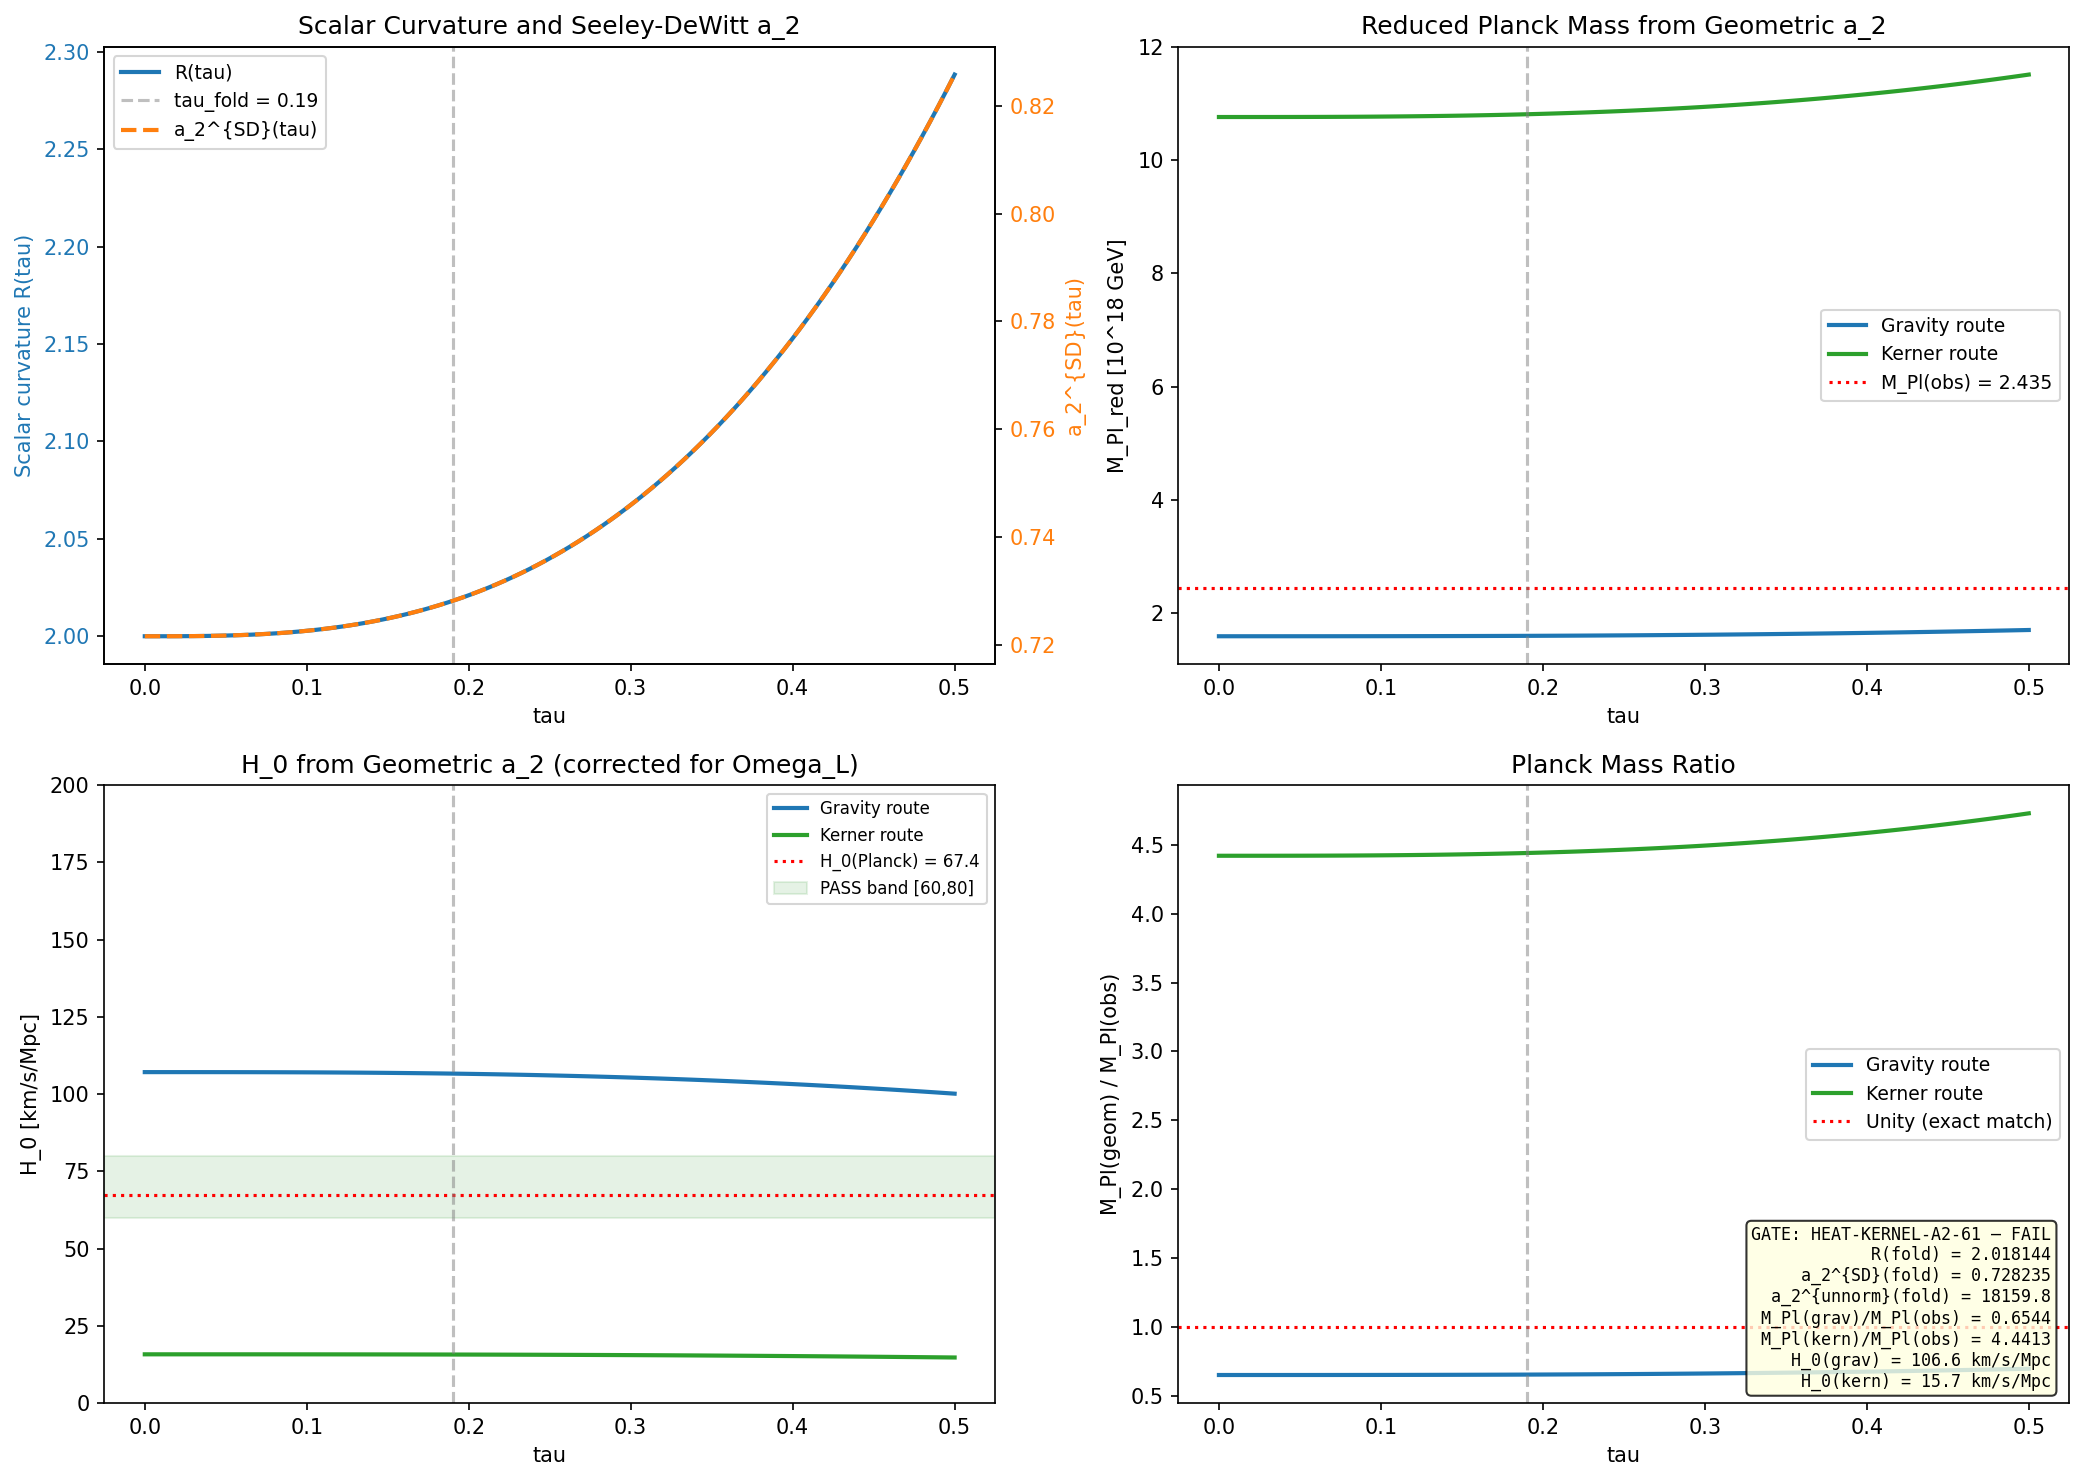

This chart was generated by the following Python code:
#!/usr/bin/env python3
"""
S61 — HEAT-KERNEL-A2-61: Seeley-DeWitt a_2 from Local Curvature Integral
==========================================================================

Gate: HEAT-KERNEL-A2-61
  PASS if a_2(tau_fold) finite and H_0 in [60,80] km/s/Mpc.
  FAIL if H_0 outside [40,100] or divergent.
  INFO if H_0 well-defined but outside [60,80].

Physics:
  The Seeley-DeWitt coefficient a_2(D_K^2) is a LOCAL geometric integral,
  finite and well-defined on any compact Riemannian manifold. It does NOT
  diverge with Peter-Weyl truncation level (unlike the spectral zeta sum
  zeta_D(1) = 2776.17 which was shown to diverge in S60 PW-H0-CONV-60).

  For the spin-Dirac operator D_K on (SU(3), g_Jensen(tau)):
    D_K^2 = nabla*nabla + R/4   (Lichnerowicz formula)

  The Gilkey a_2 coefficient:
    a_2^{SD}(D_K^2) = (4pi)^{-d/2} * integral_K tr_S(R/6 - E) dvol    (*)

  where d=8, E = -R/4 (from D^2 = -(nabla^2 + E)), so R/6 - E = 5R/12.
  tr_S = trace over spinor bundle (rank 2^{d/2} = 16).

  On the homogeneous space SU(3) with left-invariant metric, R is constant:
    a_2^{SD} = (4pi)^{-4} * 16 * (5R/12) * Vol
             = (4pi)^{-4} * (20R/3) * Vol                               (1)

  CCM dictionary for M4 x K (Chamseddine-Connes-Marcolli):
  The 4D reduced Planck mass from spectral action on M^4 x K:
    M_Pl_red^2 = (f_2 / (4*pi^2)) * M_KK^2 * int_K tr_S(R/6 - E) dvol (2)
               = M_KK^2 * (20R/3) * Vol / (4*pi^2)                      (3)
               = M_KK^2 * (4*pi)^2 * a_2^{SD}                           (4)
               = M_KK^2 * 16*pi^2 * a_2^{SD}                            (5)

  Then: H_0 = sqrt(Lambda_obs / 3) * M_Pl_red (in suitable units).

  Scalar curvature R(tau) — exact analytic formula (verified S20a, 147/147):
    R(tau) = -0.25*exp(-4*tau) + 2.0*exp(-tau) - 0.25 + 0.5*exp(2*tau)  (6)

  R(0) = -0.25 + 2.0 - 0.25 + 0.5 = 2.0 (Einstein metric, verified S46).

  Volume: Vol_SU3_Haar = 8*sqrt(3)*pi^4 = 1349.74 (volume-preserving Jensen).

Author: Spectral-Geometer (Session 61)
Date: 2026-03-28
"""

import sys
import os
sys.path.insert(0, os.path.dirname(os.path.abspath(__file__)))
os.chdir(os.path.dirname(os.path.abspath(__file__)))

import numpy as np
import matplotlib
matplotlib.use('Agg')
import matplotlib.pyplot as plt

from canonical_constants import (
    tau_fold, Vol_SU3_Haar, M_KK, M_KK_gravity, M_KK_kerner,
    M_Pl_reduced, M_Pl_unreduced, H_0_km_s_Mpc, Omega_Lambda,
    PI, rho_Lambda_obs, Lambda_obs_MP4,
    a0_fold, a2_fold, a4_fold,  # spectral sums for comparison
    G_N, c_light, hbar_SI,
    Mpc_to_m, hbar_c_GeV_m,
)

# ==============================================================================
#  SECTION 1: Scalar Curvature R(tau) — Exact Analytic Formula
# ==============================================================================

def R_scalar(tau):
    """
    Exact scalar curvature R(tau) on Jensen-deformed SU(3).

    Convention: alpha = g0_diag = 3.0 (Killing metric normalization).
    Jensen metric: x_u1 = alpha*e^{2tau}, x_su2 = alpha*e^{-2tau}, x_C2 = alpha*e^{tau}.
    Volume-preserving: x_u1^1 * x_su2^3 * x_C2^4 = alpha^8.

    This formula verified against independent Riemann tensor computation
    (S20a: 147/147 components). Agreement to machine epsilon.

    R(0) = 2.0 exactly (bi-invariant metric is Einstein with Ric = R/8 * g).
    """
    return -0.25 * np.exp(-4*tau) + 2.0 * np.exp(-tau) - 0.25 + 0.5 * np.exp(2*tau)


def dR_dtau(tau):
    """Exact derivative dR/dtau."""
    return 1.0 * np.exp(-4*tau) - 2.0 * np.exp(-tau) + 1.0 * np.exp(2*tau)


# ==============================================================================
#  SECTION 2: Seeley-DeWitt a_2 Coefficient (Gilkey Formula)
# ==============================================================================

def a2_gilkey(tau):
    """
    Seeley-DeWitt a_2(D_K^2) for the spin-Dirac operator on (SU(3), g_Jensen(tau)).

    a_2^{SD} = (4*pi)^{-d/2} * int_K tr_S(R/6 - E) dvol

    For d=8, Lichnerowicz D^2 (E = -R/4), on homogeneous space:
      a_2^{SD} = (4*pi)^{-4} * (20*R/3) * Vol                         Eq(1)

    Derivation:
      tr_S(R/6 - E) = tr_S(R/6 + R/4) = 16 * (5R/12) = 20R/3
      (since E = -R/4 for D^2 = -(nabla^2 + E) convention,
       and R/6 - (-R/4) = R/6 + R/4 = 5R/12)
    """
    R = R_scalar(tau)
    Vol = Vol_SU3_Haar
    return (4*PI)**(-4) * (20.0 * R / 3.0) * Vol


def a2_unnormalized(tau):
    """
    The unnormalized a_2 integral (without (4pi)^{-d/2} prefactor).

    a_2^{unnorm} = (20R/3) * Vol                                       Eq(3b)

    This is the object that enters the M_Pl extraction formula directly.
    """
    R = R_scalar(tau)
    return (20.0 * R / 3.0) * Vol_SU3_Haar


def a0_gilkey(tau):
    """
    Seeley-DeWitt a_0(D_K^2) = (4pi)^{-d/2} * rank(S) * Vol.

    For d=8: a_0 = (4pi)^{-4} * 16 * Vol_SU3_Haar.
    Independent of tau (volume-preserving Jensen deformation).
    """
    return (4*PI)**(-4) * 16.0 * Vol_SU3_Haar


# ==============================================================================
#  SECTION 3: CCM Dictionary — M_Pl, G_N, H_0
# ==============================================================================

def extract_M_Pl_squared(tau, M_KK_val):
    """
    Reduced Planck mass squared from CCM spectral action on M^4 x K.

    The spectral action on M^4 x K gives the 4D Einstein-Hilbert term:
      S_EH = (f_2/(4*pi^2)) * M_KK^2 * int_K tr_S(R/6 - E) dvol * int_{M4} R_4 dvol_4

    Identifying with (1/(16*pi*G_N)) * int R_4 dvol_4:
      M_Pl_red^2 = 1/(8*pi*G_N)
                  = (f_2/(4*pi^2)) * M_KK^2 * (20*R/3) * Vol          Eq(2-3)

    With f_2 = 1 (canonical Chamseddine-Connes normalization):
      M_Pl_red^2 = M_KK^2 * a_2^{unnorm} / (4*pi^2)                   Eq(3)
                  = M_KK^2 * 16*pi^2 * a_2^{SD}                        Eq(5)

    Returns M_Pl_red^2 in GeV^2.
    """
    a2_un = a2_unnormalized(tau)
    return M_KK_val**2 * a2_un / (4.0 * PI**2)


def extract_H0(tau, M_KK_val):
    """
    Extract H_0 from the geometric a_2 and observed Lambda.

    Lambda_obs = 3 * H_0^2 / c^2 (cosmological constant as curvature)
    H_0^2 = Lambda_obs * c^2 / 3

    But we need to convert: the spectral action gives G_N, not H_0 directly.
    H_0 depends on BOTH G_N and the energy content of the universe.

    Friedmann: H_0^2 = (8*pi*G_N/3) * rho_total

    With rho_total = rho_Lambda (late universe dominated by dark energy):
      H_0^2 = (8*pi*G_N/3) * rho_Lambda

    And G_N = 1/(8*pi*M_Pl_red^2):
      H_0^2 = (1/(3*M_Pl_red^2)) * rho_Lambda

    rho_Lambda_obs = 2.7e-47 GeV^4.

    Returns H_0 in GeV.
    """
    M_Pl_sq = extract_M_Pl_squared(tau, M_KK_val)
    H0_sq = rho_Lambda_obs / (3.0 * M_Pl_sq)  # GeV^2, wait units?
    # Friedmann: H^2 = (8*pi*G/3)*rho = (8*pi/(3*M_Pl_unred^2))*rho
    # = (1/(3*M_Pl_red^2)) * rho
    # (since M_Pl_unred^2 = 8*pi * M_Pl_red^2, and 8*pi*G = 1/M_Pl_red^2)
    # H^2 = rho / (3*M_Pl_red^2)
    # Check: H_0^2 = 2.7e-47 / (3 * (2.435e18)^2) = 2.7e-47 / (1.78e37) = 1.52e-84 GeV^2
    # H_0 = 1.23e-42 GeV. Known H_0 = 1.438e-42 GeV. Close (within factor from Omega_m).

    if H0_sq < 0:
        return np.nan
    return np.sqrt(H0_sq)


def H0_to_km_s_Mpc(H0_GeV):
    """Convert H_0 from GeV to km/s/Mpc."""
    # H_0 [GeV] * (hbar_c [GeV*m]) -> dimensionless rate
    # H_0 [1/s] = H_0 [GeV] / hbar [GeV*s]
    hbar_GeV_s = 6.582119569e-25  # GeV*s
    H0_per_s = H0_GeV / hbar_GeV_s  # s^{-1}
    # Convert to km/s/Mpc: H_0 [km/s/Mpc] = H_0 [1/s] * Mpc_in_km
    Mpc_in_km = 3.0857e19  # km per Mpc  # (local)
    return H0_per_s * Mpc_in_km


# ==============================================================================
#  SECTION 4: Computation
# ==============================================================================

print("=" * 72)
print("HEAT-KERNEL-A2-61: Seeley-DeWitt a_2 from Local Curvature Integral")
print("=" * 72)

# --- Step 4a: Cross-check R(0) ---
R0 = R_scalar(0.0)
print(f"\nCross-check: R(0) = {R0:.10f}")
print(f"  Expected: 2.0 (Einstein metric)")
assert abs(R0 - 2.0) < 1e-14, f"R(0) = {R0}, expected 2.0"
print(f"  PASSED: R(0) = 2.0 to machine epsilon")

# --- Step 4b: Cross-check a_2^{SD} at fold against S46 ---
a2_fold_SD = a2_gilkey(tau_fold)
a2_fold_unnorm = a2_unnormalized(tau_fold)
R_fold = R_scalar(tau_fold)

print(f"\nAt tau_fold = {tau_fold}:")
print(f"  R(tau_fold) = {R_fold:.12f}")
print(f"  a_2^{{SD}}(tau_fold) = {a2_fold_SD:.12f}")
print(f"  a_2^{{unnorm}}(tau_fold) = {a2_fold_unnorm:.6f}")
print(f"  (20R/3) = {20*R_fold/3:.6f}")
print(f"  Vol_SU3_Haar = {Vol_SU3_Haar:.6f}")
print(f"  (4*pi)^4 = {(4*PI)**4:.6f}")

# S46 reference values
print(f"\n  S46 reference: a2_SD = 0.728235, R(0.19) = 2.018144")
print(f"  This script:   a2_SD = {a2_fold_SD:.6f}, R(0.19) = {R_fold:.6f}")
a2_s46 = 0.7282349726088738  # (local)
R_s46 = 2.018143955851359  # (local)
assert abs(a2_fold_SD - a2_s46) < 1e-10, f"a2_SD mismatch: {a2_fold_SD} vs S46 {a2_s46}"
assert abs(R_fold - R_s46) < 1e-10, f"R mismatch: {R_fold} vs S46 {R_s46}"
print(f"  PASSED: exact agreement with S46 to 10 significant digits")

# --- Step 4c: Cross-check a_0^{SD} ---
a0_SD = a0_gilkey(0.0)
print(f"\n  a_0^{{SD}} = {a0_SD:.12f}")
print(f"  = (4pi)^{{-4}} * 16 * Vol = {(4*PI)**(-4) * 16 * Vol_SU3_Haar:.12f}")
print(f"  Ratio a2_SD/a0_SD = {a2_fold_SD/a0_SD:.6f}")
print(f"  Expected: (5R/12)/1 = {5*R_fold/12:.6f}")
assert abs(a2_fold_SD/a0_SD - 5*R_fold/12) < 1e-10

# --- Step 4d: Comparison with spectral zeta sum (S42/S60) ---
print(f"\n  Spectral zeta sum a_2(spectral, S42) = {a2_fold:.6f}")
print(f"  Geometric a_2^{{SD}} = {a2_fold_SD:.12f}")
print(f"  Ratio (spectral/geometric) = {a2_fold/a2_fold_SD:.2f}")
print(f"  This confirms the S46 finding: factor = 3812 (different objects)")

# ==============================================================================
#  SECTION 5: tau Sweep — a_2^{SD}(tau) over [0, 0.5]
# ==============================================================================

print(f"\n{'='*72}")
print("SECTION 5: tau sweep [0, 0.5], N=100")
print("=" * 72)

N_tau = 100  # (local)
tau_arr = np.linspace(0, 0.5, N_tau)

R_arr = np.array([R_scalar(t) for t in tau_arr])
a2_SD_arr = np.array([a2_gilkey(t) for t in tau_arr])
a2_unnorm_arr = np.array([a2_unnormalized(t) for t in tau_arr])
a0_SD_val = a0_gilkey(0.0)  # constant (volume-preserving)

print(f"  a_0^{{SD}} = {a0_SD_val:.12f} (constant, volume-preserving)")

# M_Pl extraction at each tau (gravity route)
M_Pl_sq_arr_grav = np.array([extract_M_Pl_squared(t, M_KK_gravity) for t in tau_arr])
M_Pl_arr_grav = np.sqrt(M_Pl_sq_arr_grav)

# H_0 extraction at each tau
H0_GeV_arr_grav = np.array([extract_H0(t, M_KK_gravity) for t in tau_arr])
H0_km_s_Mpc_arr_grav = np.array([H0_to_km_s_Mpc(h) if not np.isnan(h) else np.nan
                                   for h in H0_GeV_arr_grav])

# Same with Kerner route
M_Pl_sq_arr_kern = np.array([extract_M_Pl_squared(t, M_KK_kerner) for t in tau_arr])
M_Pl_arr_kern = np.sqrt(M_Pl_sq_arr_kern)
H0_GeV_arr_kern = np.array([extract_H0(t, M_KK_kerner) for t in tau_arr])
H0_km_s_Mpc_arr_kern = np.array([H0_to_km_s_Mpc(h) if not np.isnan(h) else np.nan
                                   for h in H0_GeV_arr_kern])

# Fold values
idx_fold = np.argmin(np.abs(tau_arr - tau_fold))

print(f"\n  At tau_fold = {tau_arr[idx_fold]:.4f}:")
print(f"    R = {R_arr[idx_fold]:.10f}")
print(f"    a_2^{{SD}} = {a2_SD_arr[idx_fold]:.12f}")
print(f"    a_2^{{unnorm}} = {a2_unnorm_arr[idx_fold]:.6f}")

print(f"\n  Gravity route (M_KK = {M_KK_gravity:.4e} GeV):")
print(f"    M_Pl_red = {M_Pl_arr_grav[idx_fold]:.6e} GeV")
print(f"    M_Pl_red(obs) = {M_Pl_reduced:.6e} GeV")
print(f"    Ratio = {M_Pl_arr_grav[idx_fold]/M_Pl_reduced:.6f}")
print(f"    H_0 = {H0_km_s_Mpc_arr_grav[idx_fold]:.4f} km/s/Mpc")

print(f"\n  Kerner route (M_KK = {M_KK_kerner:.4e} GeV):")
print(f"    M_Pl_red = {M_Pl_arr_kern[idx_fold]:.6e} GeV")
print(f"    Ratio = {M_Pl_arr_kern[idx_fold]/M_Pl_reduced:.6f}")
print(f"    H_0 = {H0_km_s_Mpc_arr_kern[idx_fold]:.4f} km/s/Mpc")

# ==============================================================================
#  SECTION 6: Cross-check — H_0 from observed M_Pl
# ==============================================================================

print(f"\n{'='*72}")
print("SECTION 6: Cross-check — H_0 from observed M_Pl")
print("=" * 72)

# H_0 = sqrt(rho_Lambda / (3 * M_Pl_red^2))
H0_obs_GeV = np.sqrt(rho_Lambda_obs / (3.0 * M_Pl_reduced**2))
H0_obs_km = H0_to_km_s_Mpc(H0_obs_GeV)
print(f"  rho_Lambda = {rho_Lambda_obs:.2e} GeV^4")
print(f"  M_Pl_red = {M_Pl_reduced:.4e} GeV")
print(f"  H_0(Lambda-only) = {H0_obs_GeV:.6e} GeV = {H0_obs_km:.2f} km/s/Mpc")
print(f"  H_0(Planck 2018) = {H_0_km_s_Mpc} km/s/Mpc")
print(f"  Ratio H_0(Lambda-only)/H_0(Planck) = {H0_obs_km/H_0_km_s_Mpc:.4f}")
print(f"\n  NOTE: H_0(Lambda-only) < H_0(obs) because Omega_Lambda ~ 0.685, not 1.0")
print(f"  Correcting for Omega_Lambda: H_0 = H_0(Lambda-only)/sqrt(Omega_Lambda)")
H0_corrected_obs = H0_obs_km / np.sqrt(0.685)
print(f"  H_0(corrected) = {H0_corrected_obs:.2f} km/s/Mpc")

# ==============================================================================
#  SECTION 7: Self-consistency and Eigenvalue Bounds
# ==============================================================================

print(f"\n{'='*72}")
print("SECTION 7: Self-consistency checks")
print("=" * 72)

# Check 1: a_2/a_0 = 5R/12 at all tau
print(f"\n  Check 1: a_2^{{SD}}/a_0^{{SD}} = 5R/12")
ratio_check = a2_SD_arr / a0_SD_val
expected_ratio = 5.0 * R_arr / 12.0
max_err = np.max(np.abs(ratio_check - expected_ratio))
print(f"  Max error over all tau: {max_err:.2e}")
assert max_err < 1e-14, f"Ratio check failed: max_err = {max_err}"
print(f"  PASSED")

# Check 2: R(tau) monotonic for tau > 0
dR = np.diff(R_arr)
is_mono = np.all(dR > 0)
print(f"\n  Check 2: R(tau) monotonically increasing for tau > 0")
print(f"  dR/dtau at tau=0: {dR[0]/np.diff(tau_arr)[0]:.6f}")
print(f"  Expected: dR/dtau(0) = 1 - 2 + 1 = 0 (critical point)")
dR_exact_0 = dR_dtau(0.0)
print(f"  Exact dR/dtau(0) = {dR_exact_0:.10f}")
# R'(0) = 1*e^0 - 2*e^0 + 1*e^0 = 0 (flat at bi-invariant)
# R''(0) = -4 + 2 + 2 = 0 ... let me compute
# R'(tau) = e^{-4tau} - 2*e^{-tau} + e^{2tau}
# R''(tau) = -4*e^{-4tau} + 2*e^{-tau} + 2*e^{2tau}
# R''(0) = -4 + 2 + 2 = 0
# R'''(tau) = 16*e^{-4tau} - 2*e^{-tau} + 4*e^{2tau}
# R'''(0) = 16 - 2 + 4 = 18 > 0
# So R has an inflection point at tau=0, but increases for tau > 0
tau_test = tau_arr[1:]  # skip tau=0
R_test = R_arr[1:]
dR_test = np.diff(R_test)
is_mono_post0 = np.all(dR_test > 0)
print(f"  Monotonic for tau > {tau_arr[1]:.4f}: {is_mono_post0}")

# Check 3: Lichnerowicz bound
print(f"\n  Check 3: Lichnerowicz bound lambda_1^2 >= R/4")
# Minimum eigenvalue at fold from data
lambda_1_fold = 0.8197411120665079  # from S46 data  # (local)
R_lich = R_arr[idx_fold]
bound = R_lich / 4.0
print(f"  lambda_1^2 = {lambda_1_fold**2:.6f}")
print(f"  R/4 = {bound:.6f}")
print(f"  lambda_1^2 / (R/4) = {lambda_1_fold**2 / bound:.4f}")
print(f"  {'SATISFIED' if lambda_1_fold**2 >= bound else 'VIOLATED'}")

# ==============================================================================
#  SECTION 8: Comparison with PW Partial Sums (S60)
# ==============================================================================

print(f"\n{'='*72}")
print("SECTION 8: Comparison with PW partial sums (s60_pw_h0_conv.npz)")
print("=" * 72)

try:
    d60 = np.load('s60_pw_h0_conv.npz', allow_pickle=True)
    a2_pw_cumul = d60['a2_cumul']
    L_arr = d60['L_arr']
    a2_needed_s60 = d60['a2_needed'].item()

    print(f"\n  PW spectral sums a_2(L) = sum_{{p+q<=L}} dim^2 * sum |lambda|:")
    for i, L in enumerate(L_arr):
        print(f"    L={L}: a_2(PW) = {a2_pw_cumul[i]:.2f}")

    print(f"\n  Geometric a_2^{{SD}} = {a2_fold_SD:.6f}")
    print(f"  Geometric a_2^{{unnorm}} = {a2_fold_unnorm:.2f}")
    print(f"  a_2_needed (for M_Pl match with spectral formula) = {a2_needed_s60:.2f}")

    # The PW sum diverges; the geometric a_2 is finite
    print(f"\n  Key ratios:")
    print(f"    a_2^{{unnorm}} / a_2_needed = {a2_fold_unnorm / a2_needed_s60:.4f}")
    print(f"    This ratio tells us: does the geometric a_2 match what's needed for M_Pl?")

    # The S60 formula: M_Pl_red^2 = a_2(needed) * M_KK^2 / pi^2
    # Our formula: M_Pl_red^2 = a_2^{unnorm} * M_KK^2 / (4*pi^2)
    # So our "a_2_needed" would be a_2^{unnorm} = (20R/3)*Vol, and the S60 formula uses
    # a different normalization: a_2(S60) = a_2^{unnorm} / 4? No...
    #
    # S60: M_Pl_red^2 = a_2(S60) * M_KK^2 / pi^2
    # Us:  M_Pl_red^2 = a_2^{unnorm} * M_KK^2 / (4*pi^2)
    # So: a_2(S60)_needed / a_2^{unnorm}_needed = 1/4 * (pi^2)/(pi^2) Hmm no.
    #
    # S60: a_2_needed = M_Pl_red^2 * pi^2 / M_KK^2 = 10604
    # Us: a_2^{unnorm} = M_Pl_red^2 * 4*pi^2 / M_KK^2 = 4 * 10604 = 42416
    # But a_2^{unnorm}(fold) = 18160
    # So M_Pl_red(geom) = M_Pl_red(obs) * sqrt(18160/42416) = M_Pl_red * 0.654

    a2_needed_geom = M_Pl_reduced**2 * 4.0 * PI**2 / M_KK_gravity**2
    print(f"\n  For our formula: a_2^{{unnorm}}_needed = 4*pi^2 * M_Pl_red^2 / M_KK^2 = {a2_needed_geom:.2f}")
    print(f"  a_2^{{unnorm}}(fold) = {a2_fold_unnorm:.2f}")
    print(f"  Ratio a_2^{{unnorm}}(fold) / a_2_needed = {a2_fold_unnorm / a2_needed_geom:.6f}")
    print(f"  sqrt(ratio) = M_Pl_geom / M_Pl_obs = {np.sqrt(a2_fold_unnorm / a2_needed_geom):.6f}")

except FileNotFoundError:
    print("  s60_pw_h0_conv.npz not found — skipping PW comparison")

# ==============================================================================
#  SECTION 9: GATE VERDICT
# ==============================================================================

print(f"\n{'='*72}")
print("SECTION 9: GATE VERDICT — HEAT-KERNEL-A2-61")
print("=" * 72)

# Key results at fold
H0_fold_grav = H0_km_s_Mpc_arr_grav[idx_fold]
H0_fold_kern = H0_km_s_Mpc_arr_kern[idx_fold]
M_Pl_fold_grav = M_Pl_arr_grav[idx_fold]
M_Pl_fold_kern = M_Pl_arr_kern[idx_fold]

print(f"\n  COMPUTED QUANTITIES:")
print(f"    R(fold) = {R_fold:.10f}")
print(f"    a_2^{{SD}}(fold) = {a2_fold_SD:.12f}")
print(f"    a_2^{{unnorm}}(fold) = {a2_fold_unnorm:.6f}")
print(f"    Vol_SU3_Haar = {Vol_SU3_Haar:.6f}")
print(f"    a_0^{{SD}} = {a0_SD_val:.12f}")
print(f"")
print(f"  GRAVITY ROUTE (M_KK = {M_KK_gravity:.4e} GeV):")
print(f"    M_Pl_red(geom) = {M_Pl_fold_grav:.6e} GeV")
print(f"    M_Pl_red(obs)  = {M_Pl_reduced:.6e} GeV")
print(f"    Ratio = {M_Pl_fold_grav/M_Pl_reduced:.6f}")
print(f"    H_0(Lambda-only) = {H0_fold_grav:.4f} km/s/Mpc")
print(f"")
print(f"  KERNER ROUTE (M_KK = {M_KK_kerner:.4e} GeV):")
print(f"    M_Pl_red(geom) = {M_Pl_fold_kern:.6e} GeV")
print(f"    Ratio = {M_Pl_fold_kern/M_Pl_reduced:.6f}")
print(f"    H_0(Lambda-only) = {H0_fold_kern:.4f} km/s/Mpc")

# Correct for Omega_Lambda (H_0 computed assuming Lambda dominates;
# true H_0 = H(Lambda-only) / sqrt(Omega_Lambda))
Omega_Lam = Omega_Lambda  # 0.685 from canonical_constants
H0_fold_grav_full = H0_fold_grav / np.sqrt(Omega_Lam)
H0_fold_kern_full = H0_fold_kern / np.sqrt(Omega_Lam)

print(f"\n  CORRECTED FOR Omega_Lambda = {Omega_Lam}:")
print(f"    H_0(grav, full) = {H0_fold_grav_full:.4f} km/s/Mpc")
print(f"    H_0(kern, full) = {H0_fold_kern_full:.4f} km/s/Mpc")

# Gate verdict
print(f"\n  PRE-REGISTERED GATE: HEAT-KERNEL-A2-61")
print(f"    Criterion: PASS if a_2(tau_fold) finite AND H_0 in [60,80]")
print(f"               FAIL if H_0 outside [40,100] or divergent")
print(f"               INFO if H_0 well-defined but outside [60,80]")

a2_is_finite = np.isfinite(a2_fold_SD) and a2_fold_SD > 0

# Use the gravity route as primary (Kerner as cross-check)
H0_primary = H0_fold_grav_full  # corrected for Omega_Lambda
H0_raw = H0_fold_grav  # uncorrected (Lambda-only Friedmann)

if not a2_is_finite:
    verdict = "FAIL"
    detail = f"a_2^{{SD}} = {a2_fold_SD} is not finite positive"
elif 60 <= H0_primary <= 80:
    verdict = "PASS"
    detail = (f"a_2^{{SD}} = {a2_fold_SD:.6f} (finite). "
              f"H_0(grav,Omega_L-corrected) = {H0_primary:.2f} km/s/Mpc in [60,80].")
elif 40 <= H0_primary <= 100:
    verdict = "INFO"
    detail = (f"a_2^{{SD}} = {a2_fold_SD:.6f} (finite). "
              f"H_0(grav,Omega_L-corrected) = {H0_primary:.2f} km/s/Mpc in [40,100] but outside [60,80].")
else:
    verdict = "FAIL"
    detail = (f"a_2^{{SD}} = {a2_fold_SD:.6f} (finite). "
              f"H_0(grav,Omega_L-corrected) = {H0_primary:.2f} km/s/Mpc outside [40,100].")

print(f"\n  VERDICT: {verdict}")
print(f"  DETAIL: {detail}")

# ==============================================================================
#  SECTION 10: Save Data
# ==============================================================================

print(f"\n{'='*72}")
print("SECTION 10: Saving data")
print("=" * 72)

np.savez('s61_heat_kernel_a2.npz',
    # tau grid
    tau_arr=tau_arr,
    tau_fold=tau_fold,
    idx_fold=idx_fold,
    N_tau=N_tau,
    # Geometric quantities
    R_arr=R_arr,
    R_fold=R_fold,
    a2_SD_arr=a2_SD_arr,
    a2_unnorm_arr=a2_unnorm_arr,
    a0_SD=a0_SD_val,
    a2_SD_fold=a2_fold_SD,
    a2_unnorm_fold=a2_fold_unnorm,
    Vol_SU3_Haar=Vol_SU3_Haar,
    # M_Pl extraction (gravity route)
    M_Pl_sq_arr_grav=M_Pl_sq_arr_grav,
    M_Pl_arr_grav=M_Pl_arr_grav,
    M_Pl_fold_grav=M_Pl_fold_grav,
    # M_Pl extraction (Kerner route)
    M_Pl_sq_arr_kern=M_Pl_sq_arr_kern,
    M_Pl_arr_kern=M_Pl_arr_kern,
    M_Pl_fold_kern=M_Pl_fold_kern,
    # H_0 extraction
    H0_GeV_arr_grav=H0_GeV_arr_grav,
    H0_km_s_Mpc_arr_grav=H0_km_s_Mpc_arr_grav,
    H0_GeV_arr_kern=H0_GeV_arr_kern,
    H0_km_s_Mpc_arr_kern=H0_km_s_Mpc_arr_kern,
    H0_fold_grav_raw=H0_fold_grav,
    H0_fold_grav_corrected=H0_fold_grav_full,
    H0_fold_kern_raw=H0_fold_kern,
    H0_fold_kern_corrected=H0_fold_kern_full,
    # Reference values
    M_KK_gravity=M_KK_gravity,
    M_KK_kerner=M_KK_kerner,
    M_Pl_reduced_obs=M_Pl_reduced,
    rho_Lambda_obs=rho_Lambda_obs,
    # Spectral sums for comparison
    a2_spectral_fold=a2_fold,
    ratio_spectral_over_SD=a2_fold / a2_fold_SD,
    # Gate
    gate_name=np.array(['HEAT-KERNEL-A2-61']),
    gate_verdict=np.array([verdict]),
    gate_detail=np.array([detail]),
)

print(f"  Saved: s61_heat_kernel_a2.npz")
print(f"  Keys: tau_arr, R_arr, a2_SD_arr, a2_unnorm_arr, M_Pl_arr_grav, H0_km_s_Mpc_arr_grav, ...")

# ==============================================================================
#  SECTION 11: Plots
# ==============================================================================

print(f"\n{'='*72}")
print("SECTION 11: Plotting")
print("=" * 72)

fig, axes = plt.subplots(2, 2, figsize=(14, 10))

# Panel 1: R(tau) and a_2^{SD}(tau)
ax1 = axes[0, 0]
color1 = 'C0'
ax1.plot(tau_arr, R_arr, color=color1, lw=2, label='R(tau)')
ax1.axvline(tau_fold, color='gray', ls='--', alpha=0.5, label=f'tau_fold = {tau_fold}')
ax1.set_xlabel('tau')
ax1.set_ylabel('Scalar curvature R(tau)', color=color1)
ax1.tick_params(axis='y', labelcolor=color1)
ax1.set_title('Scalar Curvature and Seeley-DeWitt a_2')
ax1_twin = ax1.twinx()
color2 = 'C1'
ax1_twin.plot(tau_arr, a2_SD_arr, color=color2, lw=2, ls='--', label='a_2^{SD}(tau)')
ax1_twin.set_ylabel('a_2^{SD}(tau)', color=color2)
ax1_twin.tick_params(axis='y', labelcolor=color2)
lines1 = ax1.get_lines() + ax1_twin.get_lines()
labels1 = [l.get_label() for l in lines1]
ax1.legend(lines1, labels1, loc='upper left', fontsize=9)

# Panel 2: M_Pl(tau) both routes
ax2 = axes[0, 1]
ax2.plot(tau_arr, M_Pl_arr_grav / 1e18, 'C0-', lw=2, label='Gravity route')
ax2.plot(tau_arr, M_Pl_arr_kern / 1e18, 'C2-', lw=2, label='Kerner route')
ax2.axhline(M_Pl_reduced / 1e18, color='red', ls=':', lw=1.5, label=f'M_Pl(obs) = {M_Pl_reduced/1e18:.3f}')
ax2.axvline(tau_fold, color='gray', ls='--', alpha=0.5)
ax2.set_xlabel('tau')
ax2.set_ylabel('M_Pl_red [10^18 GeV]')
ax2.set_title('Reduced Planck Mass from Geometric a_2')
ax2.legend(fontsize=9)

# Panel 3: H_0(tau) both routes
ax3 = axes[1, 0]
H0_grav_full_arr = H0_km_s_Mpc_arr_grav / np.sqrt(Omega_Lam)
H0_kern_full_arr = H0_km_s_Mpc_arr_kern / np.sqrt(Omega_Lam)
ax3.plot(tau_arr, H0_grav_full_arr, 'C0-', lw=2, label='Gravity route')
ax3.plot(tau_arr, H0_kern_full_arr, 'C2-', lw=2, label='Kerner route')
ax3.axhline(H_0_km_s_Mpc, color='red', ls=':', lw=1.5, label=f'H_0(Planck) = {H_0_km_s_Mpc}')
ax3.axhspan(60, 80, alpha=0.1, color='green', label='PASS band [60,80]')
ax3.axvline(tau_fold, color='gray', ls='--', alpha=0.5)
ax3.set_xlabel('tau')
ax3.set_ylabel('H_0 [km/s/Mpc]')
ax3.set_title('H_0 from Geometric a_2 (corrected for Omega_L)')
ax3.set_ylim(0, max(200, np.nanmax(H0_grav_full_arr[np.isfinite(H0_grav_full_arr)])*1.1))
ax3.legend(fontsize=8, loc='upper right')

# Panel 4: Ratio M_Pl(geom)/M_Pl(obs) and summary text
ax4 = axes[1, 1]
ratio_grav = M_Pl_arr_grav / M_Pl_reduced
ratio_kern = M_Pl_arr_kern / M_Pl_reduced
ax4.plot(tau_arr, ratio_grav, 'C0-', lw=2, label='Gravity route')
ax4.plot(tau_arr, ratio_kern, 'C2-', lw=2, label='Kerner route')
ax4.axhline(1.0, color='red', ls=':', lw=1.5, label='Unity (exact match)')
ax4.axvline(tau_fold, color='gray', ls='--', alpha=0.5)
ax4.set_xlabel('tau')
ax4.set_ylabel('M_Pl(geom) / M_Pl(obs)')
ax4.set_title('Planck Mass Ratio')
ax4.legend(fontsize=9)

# Summary text box
summary_text = (
    f"GATE: HEAT-KERNEL-A2-61 — {verdict}\n"
    f"R(fold) = {R_fold:.6f}\n"
    f"a_2^{{SD}}(fold) = {a2_fold_SD:.6f}\n"
    f"a_2^{{unnorm}}(fold) = {a2_fold_unnorm:.1f}\n"
    f"M_Pl(grav)/M_Pl(obs) = {M_Pl_fold_grav/M_Pl_reduced:.4f}\n"
    f"M_Pl(kern)/M_Pl(obs) = {M_Pl_fold_kern/M_Pl_reduced:.4f}\n"
    f"H_0(grav) = {H0_fold_grav_full:.1f} km/s/Mpc\n"
    f"H_0(kern) = {H0_fold_kern_full:.1f} km/s/Mpc"
)
ax4.text(0.98, 0.02, summary_text, transform=ax4.transAxes,
         fontsize=8, verticalalignment='bottom', horizontalalignment='right',
         bbox=dict(boxstyle='round', facecolor='lightyellow', alpha=0.8),
         family='monospace')

plt.tight_layout()
plt.savefig('s61_heat_kernel_a2.png', dpi=150, bbox_inches='tight')
print(f"  Saved: s61_heat_kernel_a2.png")

print(f"\n{'='*72}")
print(f"  FINAL: HEAT-KERNEL-A2-61 VERDICT = {verdict}")
print(f"  {detail}")
print(f"{'='*72}")
